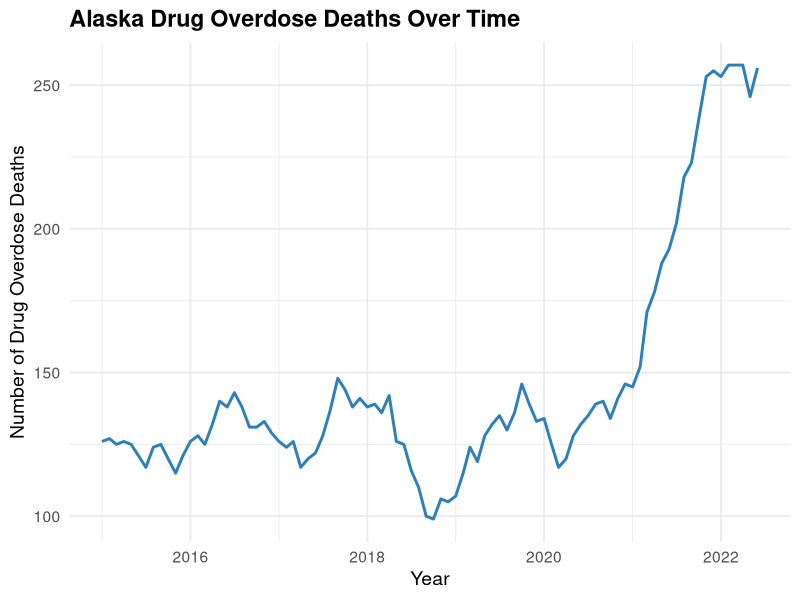
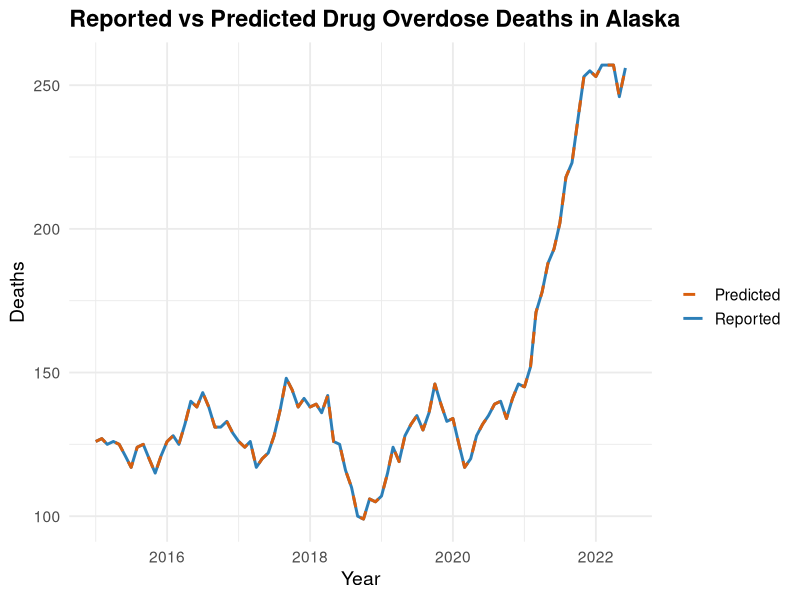
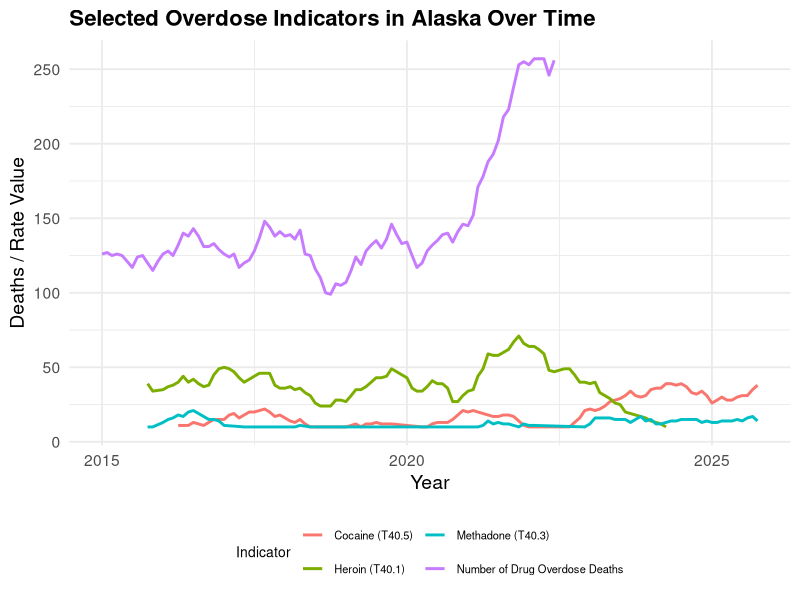
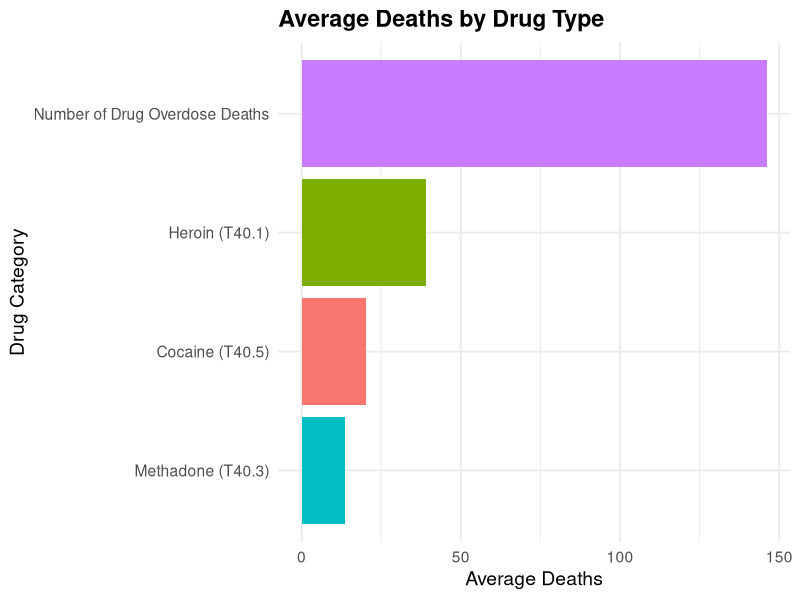
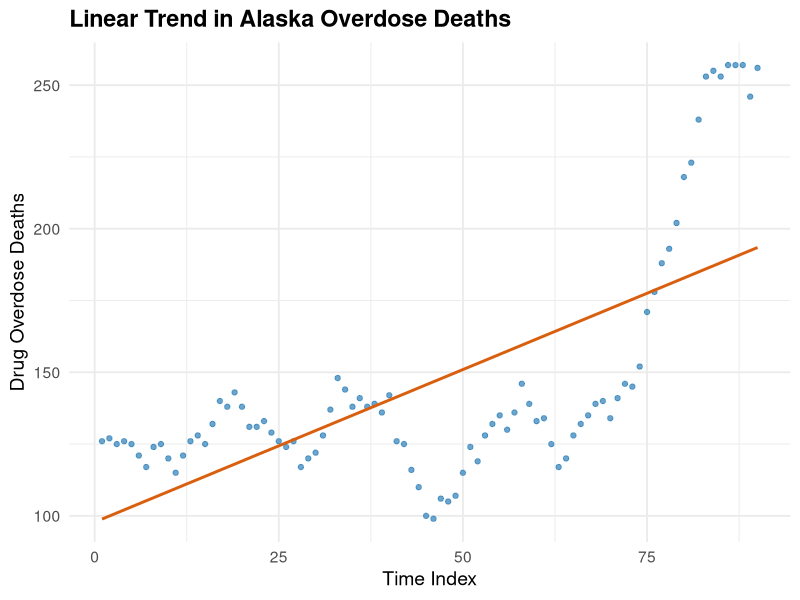

Here is the R script that generated these plots, in order:
## ---- chunk 1
knitr::opts_chunk$set(
  echo = TRUE,
  warning = FALSE,
  message = FALSE
)

library(tidyverse)
library(broom)

theme_set(theme_minimal(base_size = 14))
## ---- chunk 2
data <- read_csv("xkb8-kh2a.csv")

data_clean <- data %>%
  mutate(
    data_value = as.numeric(data_value),
    predicted_value = as.numeric(predicted_value),
    month = factor(
      month,
      levels = c(
        "January", "February", "March", "April", "May", "June",
        "July", "August", "September", "October", "November", "December"
      )
    ),
    date = as.Date(paste(year, month, "1"), format = "%Y %B %d")
  ) %>%
  filter(!is.na(date))
## ---- chunk 3
data_clean %>%
  count(indicator, sort = TRUE)
## ---- chunk 4
overall_deaths <- data_clean %>%
  filter(indicator == "Number of Drug Overdose Deaths") %>%
  filter(!is.na(data_value))

ggplot(overall_deaths, aes(x = date, y = data_value)) +
  geom_line(color = "#2C7FB8", linewidth = 1) +
  labs(
    title = "Alaska Drug Overdose Deaths Over Time",
    x = "Year",
    y = "Number of Drug Overdose Deaths"
  ) +
  theme(plot.title = element_text(face = "bold"))
## ---- chunk 5
overall_compare <- data_clean %>%
  filter(indicator == "Number of Drug Overdose Deaths")

ggplot(overall_compare, aes(x = date)) +
  geom_line(aes(y = data_value, color = "Reported"), linewidth = 1) +
  geom_line(aes(y = predicted_value, color = "Predicted"), linewidth = 1, linetype = "dashed") +
  scale_color_manual(values = c("Reported" = "#2C7FB8", "Predicted" = "#D95F0E")) +
  labs(
    title = "Reported vs Predicted Drug Overdose Deaths in Alaska",
    x = "Year",
    y = "Deaths",
    color = ""
  ) +
  theme(plot.title = element_text(face = "bold"))
## ---- chunk 6
selected_indicators <- c(
  "Number of Drug Overdose Deaths",
  "Heroin (T40.1)",
  "Cocaine (T40.5)",
  "Methadone (T40.3)",
  "Opioids (Natural or synthetic)"
)

trend_data <- data_clean %>%
  filter(indicator %in% selected_indicators) %>%
  filter(!is.na(data_value))

ggplot(trend_data, aes(x = date, y = data_value, color = indicator)) +
  geom_line(linewidth = 1) +
  labs(
    title = "Selected Overdose Indicators in Alaska Over Time",
    x = "Year",
    y = "Deaths / Rate Value",
    color = "Indicator"
  ) +
  guides(color = guide_legend(nrow = 2)) +
  theme(
    plot.title = element_text(face = "bold", size = 16),
    legend.position = "bottom",
    legend.title = element_text(size = 10),
    legend.text = element_text(size = 8)
  )
## ---- chunk 7
trend_data %>%
  group_by(indicator) %>%
  summarize(mean_value = mean(data_value, na.rm = TRUE)) %>%
  ggplot(aes(x = reorder(indicator, mean_value), y = mean_value, fill = indicator)) +
  geom_col(show.legend = FALSE) +
  coord_flip() +
  labs(
    title = "Average Deaths by Drug Type",
    x = "Drug Category",
    y = "Average Deaths"
  ) +
  theme(plot.title = element_text(face = "bold"))
## ---- chunk 8
overall_deaths <- overall_deaths %>%
  arrange(date) %>%
  mutate(time_index = row_number())

trend_model <- lm(data_value ~ time_index, data = overall_deaths)

tidy(trend_model)
## ---- chunk 9
ggplot(overall_deaths, aes(x = time_index, y = data_value)) +
  geom_point(color = "#2C7FB8", alpha = 0.7) +
  geom_smooth(method = "lm", se = FALSE, color = "#D95F0E") +
  labs(
    title = "Linear Trend in Alaska Overdose Deaths",
    x = "Time Index",
    y = "Drug Overdose Deaths"
  ) +
  theme(plot.title = element_text(face = "bold"))
